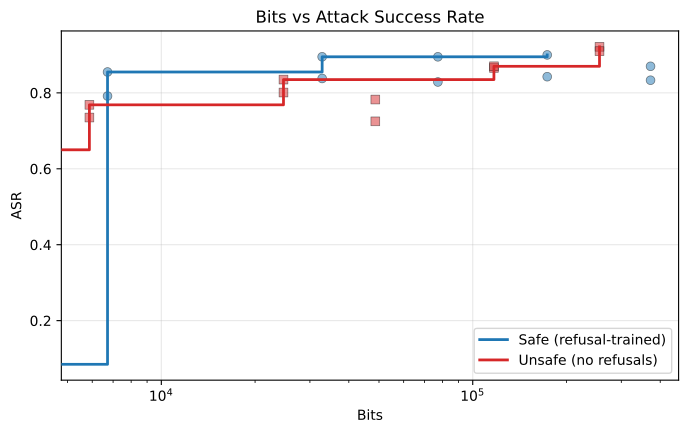

This figure's Python source:
"""Plot bits vs ASR with Pareto frontiers for safe and unsafe models."""

import json
from pathlib import Path

import matplotlib.pyplot as plt
import numpy as np

RESULTS_FILE = Path("/network/scratch/b/brownet/information-safety/results/final-results.jsonl")
OUTPUT_FILE = Path(__file__).parent / "bits_vs_asr.pdf"


def load_results(path: Path) -> list[dict]:
    rows = []
    with open(path) as f:
        for line in f:
            rows.append(json.loads(line))
    return rows


def pareto_frontier(
    bits: np.ndarray, asr: np.ndarray
) -> tuple[np.ndarray, np.ndarray]:
    """Compute the Pareto frontier maximizing ASR for a given bits budget.

    Returns sorted (bits, asr) arrays of Pareto-optimal points.
    """
    order = np.argsort(bits)
    sorted_bits = bits[order]
    sorted_asr = asr[order]

    pareto_bits = []
    pareto_asr = []
    running_max = -1.0

    for b, a in zip(sorted_bits, sorted_asr):
        if a > running_max:
            running_max = a
            pareto_bits.append(b)
            pareto_asr.append(a)

    return np.array(pareto_bits), np.array(pareto_asr)


def main() -> None:
    rows = load_results(RESULTS_FILE)

    series = [
        ("safety-pair-safe", "tab:blue", "o", "Safe (refusal-trained)"),
        ("safety-pair-unsafe", "tab:red", "s", "Unsafe (no refusals)"),
    ]

    fig, ax = plt.subplots(figsize=(7, 4.5))
    ax.set_xscale("log")

    pareto_data = []

    for model_key, color, marker, label in series:
        model_rows = [
            r for r in rows
            if model_key in r["model_name"]
            and r["dataset_name"] == "advbench_harmbench"
            and r["asr"] is not None
        ]

        all_bits = np.array([r["bits"] for r in model_rows])
        all_asr = np.array([r["asr"] for r in model_rows])

        nonzero = all_bits > 0
        ax.scatter(
            all_bits[nonzero], all_asr[nonzero], marker=marker, color=color,
            edgecolors="black", linewidths=0.5, s=40, alpha=0.5, zorder=3,
        )

        pareto_data.append((all_bits, all_asr, color, label))

    xlim = ax.get_xlim()

    for all_bits, all_asr, color, label in pareto_data:
        p_bits, p_asr = pareto_frontier(all_bits, all_asr)

        baseline_mask = p_bits == 0
        baseline_asr = float(p_asr[baseline_mask].max()) if baseline_mask.any() else None
        p_bits = p_bits[~baseline_mask]
        p_asr = p_asr[~baseline_mask]

        if baseline_asr is not None and len(p_bits) > 0:
            p_bits = np.concatenate([[xlim[0]], p_bits])
            p_asr = np.concatenate([[baseline_asr], p_asr])

        ax.step(p_bits, p_asr, "-", color=color, linewidth=2, label=label, where="post", zorder=4)

    ax.set_xlim(xlim)
    ax.set_xlabel("Bits")
    ax.set_ylabel("ASR")
    ax.set_title("Bits vs Attack Success Rate")
    ax.legend()
    ax.grid(True, alpha=0.3)

    fig.tight_layout()
    fig.savefig(OUTPUT_FILE, dpi=150, bbox_inches="tight")
    print(f"Saved plot to {OUTPUT_FILE}")


if __name__ == "__main__":
    main()
